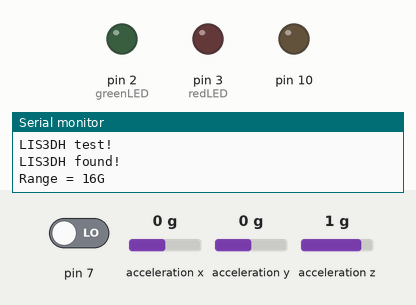
A program run on a simulated Arduino Mega 2560, built with avr-gcc and run on an emulated ATmega2560. Parts: output pins drawn as LEDs (lit = HIGH), the last lines printed to the serial monitor. Inputs (shaded band) come from the test bench; at power-on: pin 7 LOW, acceleration x 0 g, acceleration y 0 g, acceleration z 1 g. Storage starts empty.

Above: at 0.1 s.
At 7.2 s:
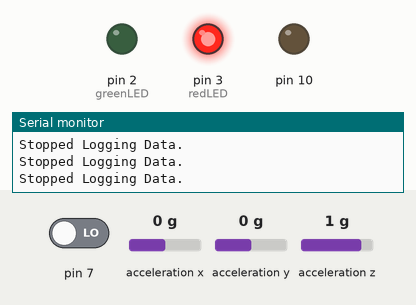
7.3 s: pin 7 driven HIGH
9.2 s: pin 7 driven LOW
At 9.7 s:
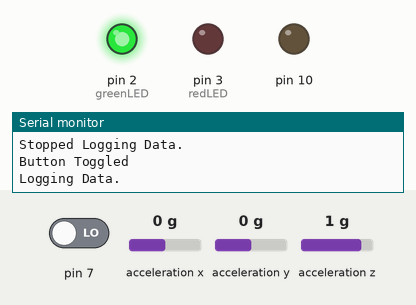
Timing chart, 0 to 12.2 s (numbered marks = the images above; inputs shaded):
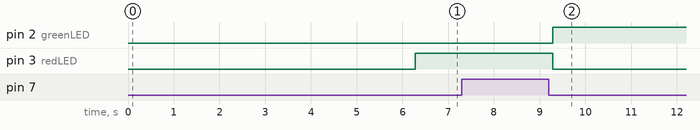

Measured:
- after the input at 9.2 s, pin 2 (greenLED): LOW → HIGH after 0.09 s; pin 3 (redLED): HIGH → LOW after 0.09 s

The program:

main.cpp
```cpp
#include <SPI.h>
#include <SD.h>
#include <Wire.h>
#include "RTClib.h"
#include <Adafruit_LIS3DH.h>
#include <Adafruit_Sensor.h>
#include <Timer.h>

// A simple data logger for the Arduino analog pins
#define redLED 3
#define greenLED 2
// how many milliseconds between grabbing data and logging it. 1000 ms is once a second
#define LOG_INTERVAL  1 // mills between entries (reduce to take more/faster data)
const unsigned long PERIOD1 = 1;    // 1 millisecond
const unsigned long PERIOD2 = 50;   // 50 millisecond
Timer t1;
Timer t2;
// how many milliseconds before writing the logged data permanently to disk
// set it to the LOG_INTERVAL to write each time (safest)
// set it to 10*LOG_INTERVAL to write all data every 10 datareads, you could lose up to
// the last 10 reads if power is lost but it uses less power and is much faster!
#define SYNC_INTERVAL 1000 // mills between calls to flush() - to write data to the card
uint32_t syncTime = 0; // time of last sync()

#define ECHO_TO_SERIAL   0
// echo data to serial port
#define WAIT_TO_START    0 // Wait for serial input in setup()

Adafruit_LIS3DH lis = Adafruit_LIS3DH();
//lis.read();      // get X Y and Z data at once
/* Or....get a new sensor event, normalized */
sensors_event_t event;

#if defined(ARDUINO_ARCH_SAMD)
// for Zero, output on USB Serial console, remove line below if using programming port to program the Zero!
   #define Serial SerialUSB
#endif


RTC_DS1307 RTC; // define the Real Time Clock object

// for the data logging shield, we use digital pin 10 for the SD cs line
const int chipSelect = 10;

// the logging file
File logfile;

bool toggle = false;
bool pressed= false;

void logData();
void input();

void error(char *str)
{
  Serial.print("error: ");
  Serial.println(str);

  while(1);
}

void setup(void)
{
  pinMode(7, INPUT);
  pinMode(redLED, OUTPUT);
  pinMode(greenLED, OUTPUT);

  #ifndef ESP8266
    while (!Serial);     // will pause Zero, Leonardo, etc until serial console opens
  #endif

    Serial.begin(38400);
    Serial.println("LIS3DH test!");

    if (! lis.begin(0x18)) {   // change this to 0x19 for alternative i2c address
      Serial.println("Couldnt start");
      while (1);
    }
    Serial.println("LIS3DH found!");

    lis.setRange(LIS3DH_RANGE_16_G);   // 2, 4, 8 or 16 G!

    Serial.print("Range = "); Serial.print(2 << lis.getRange());
    Serial.println("G");
    delay(5000);

  Serial.println();

#if WAIT_TO_START
  Serial.println("Type any character to start");
  while (!Serial.available());
#endif //WAIT_TO_START

  // initialize the SD card
  Serial.print("Initializing SD card...");
  // make sure that the default chip select pin is set to
  // output, even if you don't use it:
  pinMode(10, OUTPUT);

  // see if the card is present and can be initialized:
  if (!SD.begin(chipSelect)) {
    error("Card failed, or not present");
  }
  Serial.println("card initialized.");

  // create a new file
  char filename[] = "LOGGER00.CSV";
  for (uint8_t i = 0; i < 100; i++) {
    filename[6] = i/10 + '0';
    filename[7] = i%10 + '0';
    if (! SD.exists(filename)) {
      // only open a new file if it doesn't exist
      logfile = SD.open(filename, FILE_WRITE);
      break;  // leave the loop!
    }
  }

  if (! logfile) {
    error("couldnt create file");
  }

  Serial.print("Logging to: ");
  Serial.println(filename);

  // connect to RTC
  Wire.begin();
  if (!RTC.begin()) {
    logfile.println("RTC failed");
#if ECHO_TO_SERIAL
    Serial.println("RTC failed");
#endif  //ECHO_TO_SERIAL
  }


  logfile.println("millis,accel_X,accel_Y,accel_Z");
#if ECHO_TO_SERIAL
  Serial.println("millis,accel_X,accel_Y,accel_Z");
#endif //ECHO_TO_SERIAL
delay(1000);
  // If you want to set the aref to something other than 5v
  analogReference(EXTERNAL);

  t1.every(PERIOD1, logData);
  t2.every(PERIOD2, input);
}

void loop(void)
{
  t1.update();
  t2.update();
}

void input(){
  if(digitalRead(7)) {
    pressed = true;
    Serial.println("Button Pressed");
  }else if(!digitalRead(7)) {
    if(pressed){
      toggle = !toggle;
      Serial.println("Button Toggled");
      if(toggle){
       Serial.println("Logging Data.");
       digitalWrite(greenLED, HIGH);
       digitalWrite(redLED, LOW);
     }
    }
    pressed = false;
  }
}

void logData()
{
  if(toggle){
      lis.getEvent(&event);
      // Then print out the raw data
      /* Display the results (acceleration is measured in m/s^2) */
    //  Serial.print("\t\tX: "); Serial.print(event.acceleration.x);
    //  Serial.print(" \tY: "); Serial.print(event.acceleration.y);
    //  Serial.print(" \tZ: "); Serial.print(event.acceleration.z);
    //  Serial.println(" m/s^2 ");

      //DateTime now;

      // delay for the amount of time we want between readings
      //delay((LOG_INTERVAL -1) - (millis() % LOG_INTERVAL));
      //delay(LOG_INTERVAL);
      // log milliseconds since starting
      uint32_t m = millis();
      logfile.print(m);           // milliseconds since start
      logfile.print(", ");
    #if ECHO_TO_SERIAL
      Serial.print(m);         // milliseconds since start
      Serial.print(", ");
    #endif
      //logfile.print(event.acceleration.x);
      //logfile.print(", ");
      //logfile.print(event.acceleration.y);
      //logfile.print(", ");
      logfile.print(event.acceleration.x);
      logfile.print(", ");
    #if ECHO_TO_SERIAL
      //Serial.print(event.acceleration.x);
      //Serial.print(", ");
      //Serial.print(event.acceleration.y);
      //Serial.print(", ");
      Serial.print(event.acceleration.x);
      Serial.print(", ");
    #endif //ECHO_TO_SERIAL


      logfile.println();
    #if ECHO_TO_SERIAL
      Serial.println();
    #endif // ECHO_TO_SERIAL

      // Now we write data to disk! Don't sync too often - requires 2048 bytes of I/O to SD card
      // which uses a bunch of power and takes time
      if ((millis() - syncTime) < SYNC_INTERVAL) return;
      syncTime = millis();

      logfile.flush();
  }else{
    Serial.println("Stopped Logging Data.");
    delay(250);
    digitalWrite(greenLED, LOW);
    digitalWrite(redLED, HIGH);
  }
}
```
